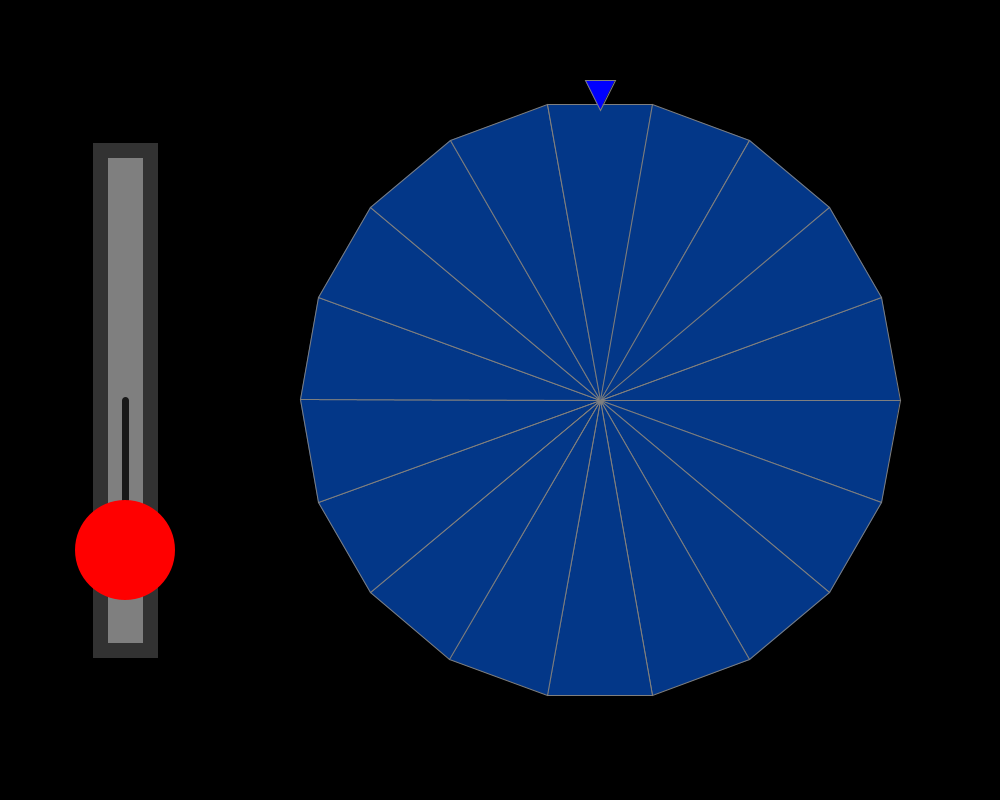
Frame 1 (no input)
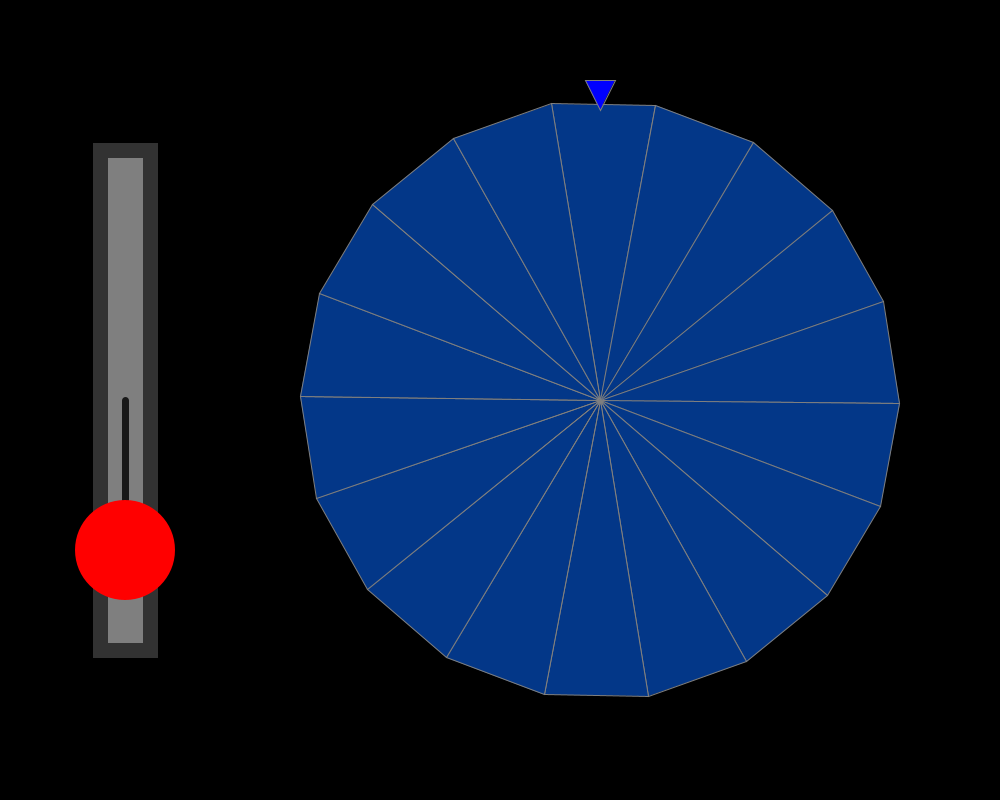
Frame 60 (the mouse pressed at the canvas centre just before this capture)
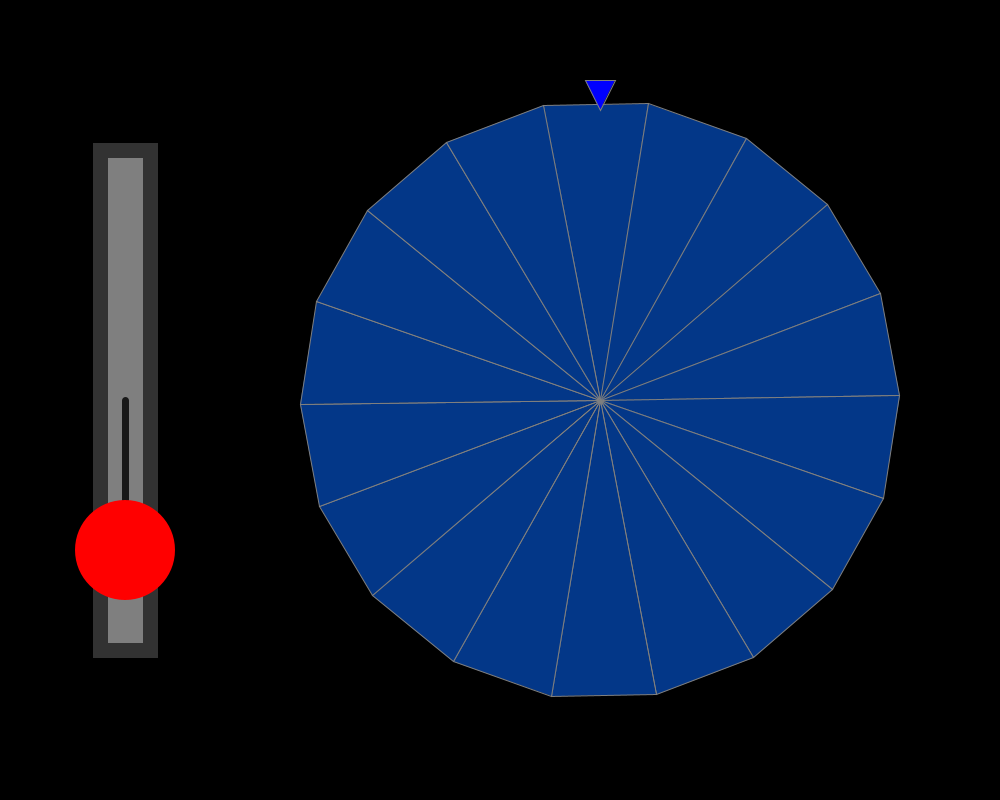
Frame 120 (the mouse held since frame 60 and released just before this capture)

The Processing sketch that drew these frames (run headless with seeded random() and noise(); from frame 60 on, the mouse is pressed at the canvas centre):

// Processing sketch: Spinning_Wheel
// ── Spinning_Wheel.pde
ArrayList<Segment> Wheel;
Lever Strength;
float Angle = 20;
float Radius = 300;
float Rotation;
float Velocity = 0.25;

void setup() {
  size(1000, 800);
  Strength = new Lever(100, 150, 50, 500);
  Wheel = new ArrayList<Segment>();
  for (int i = 0; i < 360; i+= Angle) {
    Wheel.add(new Segment(radians(i)));
  }
}

void draw() {
  background(0);
  Strength.Show();
  if (Strength.Selected && mouseY > Strength.Position.y && mouseY < Strength.Position.y+Strength.Height) {
    Velocity = Strength.MoveCircle(mouseY);
  }
  pushMatrix();
  translate(600, height/2);
  rotate(Rotation);
  for (Segment Current : Wheel) {
    Current.Show();
  }
  popMatrix();
  Rotation += Velocity;
  Velocity *= 0.99;
  fill(0, 0, 255);
  beginShape();
  vertex(600, 110);
  vertex(585, 80);
  vertex(615, 80);
  endShape(CLOSE);
}


void mouseReleased() {
  Strength.Selected = false;
}

void mousePressed() {
  if (Strength.Intersects(mouseX, mouseY)) {
    Strength.Selected = true;
  }
}

// ── Lever_Class.pde
class Lever {
  PVector Position;
  float Width;
  float Height;
  float PAngle;
  float OldPAngle;
  boolean Selected;

  Lever(float X, float Y, float W, float H) {
    Position = new PVector(X, Y);
    Width = W;
    Height = H;
    PAngle = 30;
    Selected = false;
  }

  void Show() {
    fill(127);
    stroke(50);
    strokeWeight(15);
    rect(Position.x, Position.y, Width, Height);

    float CircleY = Position.y+Height/2+300*sin(radians(PAngle));
    float Mapped = 300*sin(radians(PAngle));
    float Radius;
    strokeWeight(7);
    stroke(25);
    line(Position.x+Width/2, Position.y+Height/2, Position.x+Width/2, CircleY);
    noStroke();
    fill(25);
    fill(255, 0, 0);
    if (Mapped >= 0) {
      Radius = map(Mapped, 0, 300, 60, 40);
    } else {
      Radius = map(Mapped, -300, 0, 40, 60);
    }
    ellipse(Position.x+Width/2, CircleY, Radius*2, Radius*2);
  }

  void Update() {
  }

  boolean Intersects(float X, float Y) {
    float CircleY = Position.y+Height/2+300*sin(radians(PAngle));
    float CircleX = Position.x+Width/2;
    float Radius;
    float Mapped = 300*sin(radians(PAngle));
    if (Mapped >= 0) {
      Radius = map(Mapped, 0, 300, 60, 40);
    } else {
      Radius = map(Mapped, -300, 0, 40, 60);
    }
    if (sq(X-CircleX) + sq(Y-CircleY) <= sq(Radius)) {
      return true;
    }
    return false;
  }
  
  float MoveCircle(float Y) {
    OldPAngle = PAngle;
    PAngle = degrees(asin((Y-(Position.y+Height/2))/(300)));
    float Difference = (OldPAngle-PAngle);
    if (Difference < 0) {
      return map(Difference,0,40,0,0.3);
    }
    return Velocity;
  };
}

// ── Segment_Class.pde
class Segment {
  float PAngle;
  PVector Position1;
  PVector Position2;
  PVector Position3;

  Segment(float angle) {
    PAngle = angle;
    Position1 = new PVector(0, 0);
    Position2 = new PVector(Radius*cos(PAngle), Radius*sin(PAngle));
    Position3 = new PVector(Radius*cos(PAngle-radians(Angle)), Radius*sin(PAngle-radians(Angle)));
  }

  void Show() {
    float CurrentAngle = (PAngle + (Rotation % TWO_PI)) % TWO_PI;
    stroke(127);
    strokeWeight(1);
    fill(#033788);
    beginShape();
    vertex(Position1.x, Position1.y);
    vertex(Position2.x, Position2.y);
    vertex(Position3.x, Position3.y);
    endShape(CLOSE);
  }
}
